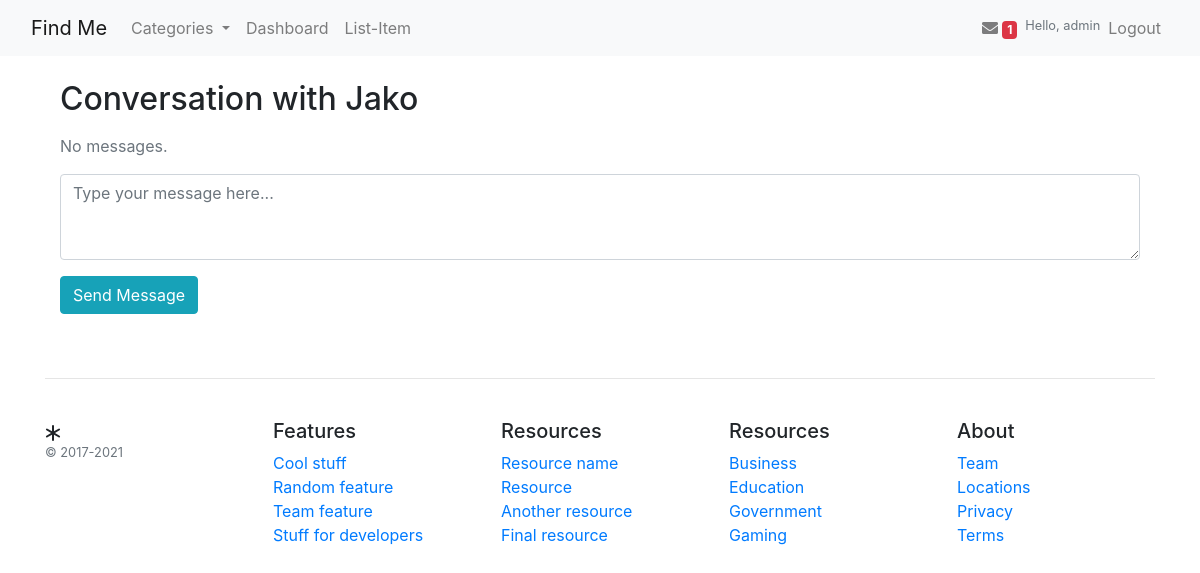
The page /messaging/conversations/1/ (signed in) on the database as committed earlier.
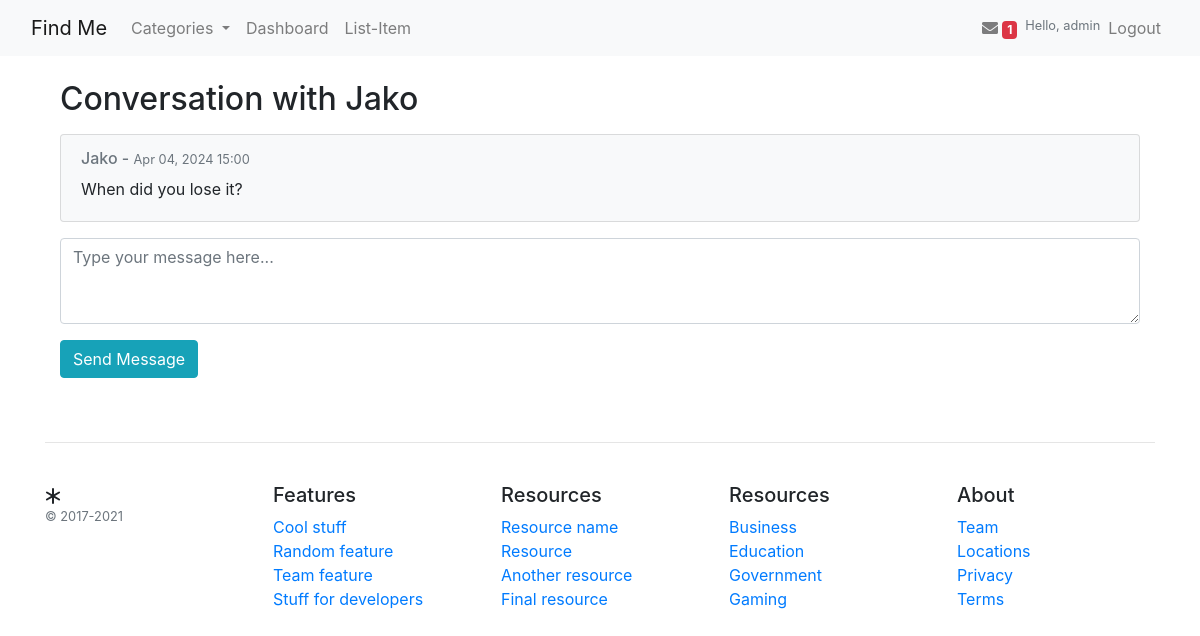
The same page on the database as committed later.
### messaging/models.py (models this page shows, shortened)
class Message(models.Model):
    conversation = models.ForeignKey(Conversation, related_name="messages", on_delete=models.CASCADE)
    sender = models.ForeignKey(settings.AUTH_USER_MODEL, on_delete=models.CASCADE, related_name="sent_messages")
    content = models.TextField()
    timestamp = models.DateTimeField(auto_now_add=True)
    is_read = models.BooleanField(default=False)

### messaging/views.py (the view)
# urls.py: path('conversations/<int:pk>/', views.ConversationDetailView.as_view(), name='conversation_detail'),
class ConversationDetailView(LoginRequiredMixin, DetailView):
    model = Conversation
    context_object_name = 'conversation'
    template_name = 'messaging/conversation_detail.html'
    def get_queryset(self):
        return self.request.user.conversations.all()
    def get(self, request, *args, **kwargs):
        response = super().get(request, *args, **kwargs)
        self.object.messages.exclude(sender=self.request.user).update(is_read=True)  # Mark as read
        return response

### messaging/context_processors.py (called while the page is built)
def message_count(request):
    if request.user.is_authenticated:
        unread_count = Message.objects.filter(conversation__participants=request.user, is_read=False).exclude(sender=request.user).count()
        return {'messages_count': unread_count}
    return {'messages_count': 0}

### templates/messaging/conversation_detail.html (shortened to what this page needs)
{% extends '../base.html' %}
{% block content %}
<div class="container mt-4">
    <h2 class="mb-3">Conversation with
    {% for participant in conversation.participants.all %}
        {% if participant != request.user %}
            {{ participant.username }}
        {% endif %}
    {% endfor %}
    </h2>
    <div class="messages mb-3">
        {% for message in conversation.messages.all %}
        <div class="card mb-2 {% if message.sender == request.user %}bg-primary text-white{% else %}bg-light{% endif %}">
            <div class="card-body">
                <h6 class="card-subtitle mb-2 text-muted">{{ message.sender.username }} - <small>{{ message.timestamp|date:"M d, Y H:i" }}</small></h6>
                <p class="card-text">{{ message.content }}</p>
            </div>
        </div>
        {% empty %}
        <p class="text-muted">No messages.</p>
        {% endfor %}
    </div>
    <form method="post" action="{% url 'send_message' conversation.pk %}">
        <div class="form-group">
            <textarea name="content" class="form-control" rows="3" placeholder="Type your message here..." required></textarea>
        </div>
        <button type="submit" class="btn btn-info">Send Message</button>
    </form>
</div>
{% endblock %}

Rows that differ between the two databases and show on the page:
added Message: sender.username "Jako", timestamp "Apr 04, 2024 15:00", content "When did you lose it?"
Other text that changed with them:
text no longer shown: "No messages."
